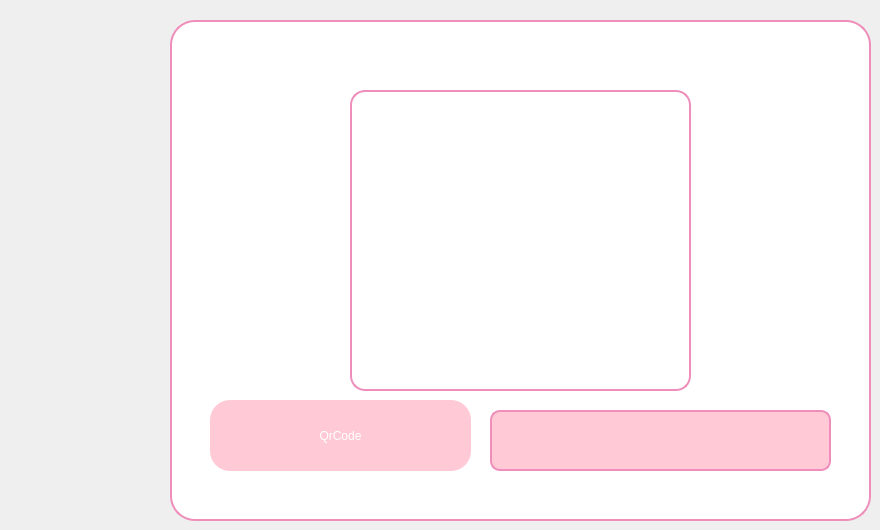
      <widget class="QWidget" name="tab_4">
       <attribute name="title">
        <string>Tab 2</string>
       </attribute>
       <widget class="QFrame" name="frame_5">
        <property name="geometry">
         <rect>
          <x>170</x>
          <y>20</y>
          <width>701</width>
          <height>501</height>
         </rect>
        </property>
        <property name="styleSheet">
         <string notr="true">QFrame {
    background-color: white;
    width: 10px;
    border: 2px solid #EF8EBA;
    border-radius: 25px;
}</string>
        </property>
        <property name="frameShape">
         <enum>QFrame::StyledPanel</enum>
        </property>
        <property name="frameShadow">
         <enum>QFrame::Raised</enum>
        </property>
        <widget class="QLabel" name="qrcode_label_3">
         <property name="geometry">
          <rect>
           <x>180</x>
           <y>70</y>
           <width>341</width>
           <height>301</height>
          </rect>
         </property>
         <property name="styleSheet">
          <string notr="true">QFrame {
    
    width: 10px;
    border: 2px solid #EF8EBA;
    border-radius: 15px;
    padding: 20px; /* Add some inner spacing to frame content */
}

QLabel {
    color: rgb(255, 255, 255);
    qproperty-alignment: 'AlignCenter'; /* Centers QLabel content */
}
</string>
         </property>
         <property name="text">
          <string/>
         </property>
        </widget>
        <widget class="QLineEdit" name="qr_code_bar_3">
         <property name="geometry">
          <rect>
           <x>320</x>
           <y>390</y>
           <width>341</width>
           <height>61</height>
          </rect>
         </property>
         <property name="styleSheet">
          <string notr="true">QLineEdit {
	background-color: rgb(255, 202, 213);
    border: 2px solid #EF8EBA; /* Bordure rose */
    border-radius: 10px; /* Coins arrondis */
    padding: 2px;
}</string>
         </property>
        </widget>
        <widget class="QPushButton" name="pushButton_16">
         <property name="geometry">
          <rect>
           <x>40</x>
           <y>380</y>
           <width>261</width>
           <height>71</height>
          </rect>
         </property>
         <property name="styleSheet">
          <string notr="true">QPushButton {
	background-color: rgb(255, 202, 213);
    color: white; /* Texte blanc */
    border-radius:20px  ; /* Coins arrondis */
	border-color: rgb(239, 142, 186);
    padding: 8px;
}</string>
         </property>
         <property name="text">
          <string>QrCode</string>
         </property>
        </widget>
       </widget>
      </widget>
